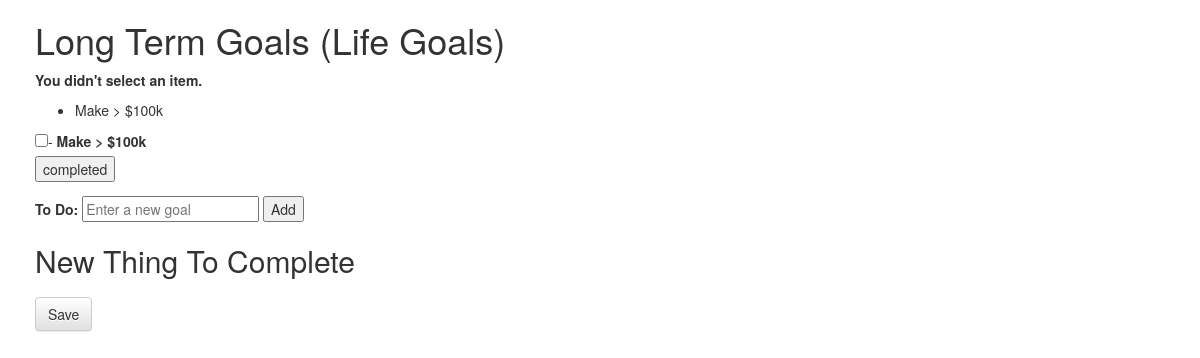
The page /goals/5/completed/ on the database its author committed.
### goals/models.py (models this page shows, shortened)
class GoalList(models.Model):
    goal_title = models.CharField(max_length=250)

class GoalItem(models.Model):
    goal_list = models.ForeignKey(GoalList, on_delete=models.CASCADE)
    goal_item = models.CharField(max_length=250)
    created_date = models.DateTimeField('date published')
    completed = models.BooleanField(default=False)

### goals/views.py (the view)
# urls.py: path('<int:goallist_id>/completed/', views.completed, name='completed'),
def completed(request, goallist_id):
    goallist = get_object_or_404(GoalList, pk=goallist_id)
    try:
            selected_goalitems = goallist.goalitem_set.get(pk=request.POST['goalitem'])
    except (KeyError, GoalItem.DoesNotExist):
        return render(request, 'goals/detail.html',{
            'goallist': goallist,
            'error_message': "You didn't select an item.",
        })
    else:
                selected_goalitems.completed == True
                selected_goalitems.save()
    return HttpResponse(reverse('goals:completed', args=(goallist.id)))

### goals/templates/goals/detail.html (shortened to what this page needs)
{% load static %}
<html>
<head>
<link rel="stylesheet" href="//maxcdn.bootstrapcdn.com/bootstrap/3.2.0/css/bootstrap.min.css">
<link rel="stylesheet" href="//maxcdn.bootstrapcdn.com/bootstrap/3.2.0/css/bootstrap-theme.min.css">
<link rel="stylesheet" href="{% static 'css/goals.css' %}">
</head>
<body>
<h1>{{ goallist.goal_title }}</h1>
{%if error_message%}<p><strong>{{error_message}}</strong></p>{% endif %}
<ul>
{% for goalitem in goallist.goalitem_set.all %}
    <li>{{ goalitem.goal_item }}</li>
{% endfor %}
</ul>
<form action="{% url 'goals:detail' goallist.id%}" method="post">
{% for goalitem in goallist.goalitem_set.all %}
    <input type="checkbox" name="goalitem" id="goalitem"{{ forloop.counter }}">-
    <label for="goalitem"{{ forloop.counter }}">{{goalitem.goal_item }}</label>
    <br>
{% endfor %}
<input type="submit" value="completed">
</form>
<form action="{%url 'goals:detail' goallist.id %}" method="post-form">
    <label for="add">To Do: </label>
    <input id="add" type="text" name="To Do" required placeholder="Enter a new goal" value="{{ goal_item }}">
    <input type="submit" value="Add">
</form>
 <h2>New Thing To Complete<h2>
    <form method ="POST" class="post-form">{% csrf_token %}
        <button type="submit" class="save btn btn-default">Save</button>
    </form>
 </body>
</html>

### goals/static/css/goals.css (style rules this page uses)
body { padding-left: 35px; }

### rows shown on the page
GoalList: goal_title "Long Term Goals (Life Goals)"
GoalItem: goal_item "Make > $100k"

### other values the page prints
{{ error_message }} "You didn't select an item."
